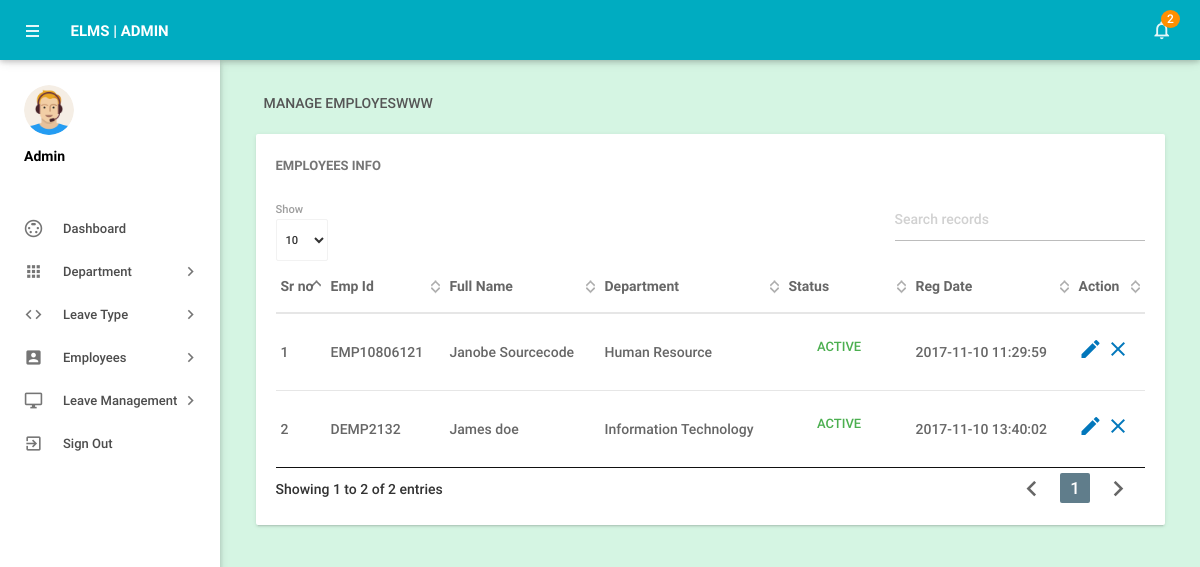
Page /admin/manageemployee.php (signed in) on the committed database.
### tables this page shows
CREATE TABLE `tblemployees` (
  `id` int(11) NOT NULL,
  `EmpId` varchar(100) NOT NULL,
  `FirstName` varchar(150) NOT NULL,
  `LastName` varchar(150) NOT NULL,
  `EmailId` varchar(200) NOT NULL,
  `Password` varchar(180) NOT NULL,
  `Gender` varchar(100) NOT NULL,
  `Dob` varchar(100) NOT NULL,
  `Department` varchar(255) NOT NULL,
  `Address` varchar(255) NOT NULL,
  `City` varchar(200) NOT NULL,
  `Country` varchar(150) NOT NULL,
  `Phonenumber` char(11) NOT NULL,
  `Status` int(1) NOT NULL,
  `RegDate` timestamp NOT NULL DEFAULT CURRENT_TIMESTAMP
);

### admin/manageemployee.php (the view, shortened to what this page needs)
<?php
include('includes/config.php');
if(strlen($_SESSION['alogin'])==0)
    {
header('location:index.php');
}
else{
 ?>
<!DOCTYPE html>
<html lang="en">
    <head>
        <link type="text/css" rel="stylesheet" href="../assets/plugins/materialize/css/materialize.min.css"/>
        <link href="../assets/plugins/material-preloader/css/materialPreloader.min.css" rel="stylesheet">
        <link href="../assets/plugins/datatables/css/jquery.dataTables.min.css" rel="stylesheet">
        <link href="../assets/css/alpha.min.css" rel="stylesheet" type="text/css"/>
        <link href="../assets/css/custom.css" rel="stylesheet" type="text/css"/>
    </head>
    <body>
       <?php include('includes/header.php');?>
       <?php include('includes/sidebar.php');?>
            <main class="mn-inner">
                <div class="row">
                    <div class="col s12">
                        <div class="page-title">Manage EmployesWWW</div>
                    </div>
                    <div class="col s12 m12 l12">
                        <div class="card">
                            <div class="card-content">
                                <span class="card-title">Employees Info</span>
                                <table id="example" class="display responsive-table ">
                                    <thead>
                                        <tr>
                                            <th>Sr no</th>
                                            <th>Emp Id</th>
                                            <th>Full Name</th>
                                            <th>Department</th>
                                             <th>Status</th>
                                             <th>Reg Date</th>
                                            <th>Action</th>
                                        </tr>
                                    </thead>
                                    <tbody>
<?php $sql = "SELECT EmpId,FirstName,LastName,Department,Status,RegDate,id from  tblemployees";
$query = $dbh -> prepare($sql);
$query->execute();
$results=$query->fetchAll(PDO::FETCH_OBJ);
$cnt=1;
if($query->rowCount() > 0)
{
foreach($results as $result)
{               ?>
                                        <tr>
                                            <td> <?php echo htmlentities($cnt);?></td>
                                            <td><?php echo htmlentities($result->EmpId);?></td>
                                            <td><?php echo htmlentities($result->FirstName);?>&nbsp;<?php echo htmlentities($result->LastName);?></td>
                                            <td><?php echo htmlentities($result->Department);?></td>
                                             <td><?php $stats=$result->Status;
if($stats){
                                             ?>
                                                 <a class="waves-effect waves-green btn-flat m-b-xs">Active</a>
                                                 <?php } else { ?>
                                                 <a class="waves-effect waves-red btn-flat m-b-xs">Inactive</a>
                                                 <?php } ?>
                                             </td>
                                              <td><?php echo htmlentities($result->RegDate);?></td>
                                            <td><a href="editemployee.php?empid=<?php echo htmlentities($result->id);?>"><i class="material-icons">mode_edit</i></a>
                                        <?php if($result->Status==1)
 {?>
<a href="manageemployee.php?inid=<?php echo htmlentities($result->id);?>" onclick="return confirm('Are you sure you want to inactive this Employe?');"" > <i class="material-icons" title="Inactive">clear</i>
<?php } else {?>
                                            <a href="manageemployee.php?id=<?php echo htmlentities($result->id);?>" onclick="return confirm('Are you sure you want to active this employee?');""><i class="material-icons" title="Active">done</i>
                                            <?php } ?> </td>
                                        </tr>
                                         <?php $cnt++;} }?>
                                    </tbody>
                                </table>
                            </div>
                        </div>
                    </div>
                </div>
            </main>
        </div>
        <div class="left-sidebar-hover"></div>
    </body>
</html>
<?php } ?>

### rows in the picture
tblemployees: EmpId "EMP10806121", FirstName "Janobe", LastName "Sourcecode", Department "Human Resource", Status "ACTIVE", RegDate "2017-11-10 11:29:59"
tblemployees: EmpId "DEMP2132", FirstName "James", LastName "doe", Department "Information Technology", Status "ACTIVE", RegDate "2017-11-10 13:40:02"

### other values in the picture
$unreadcount "2"
